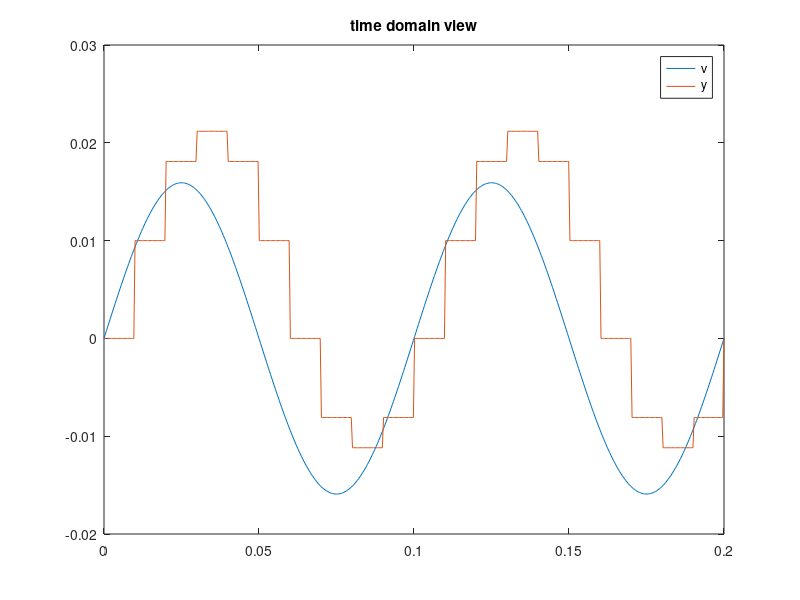
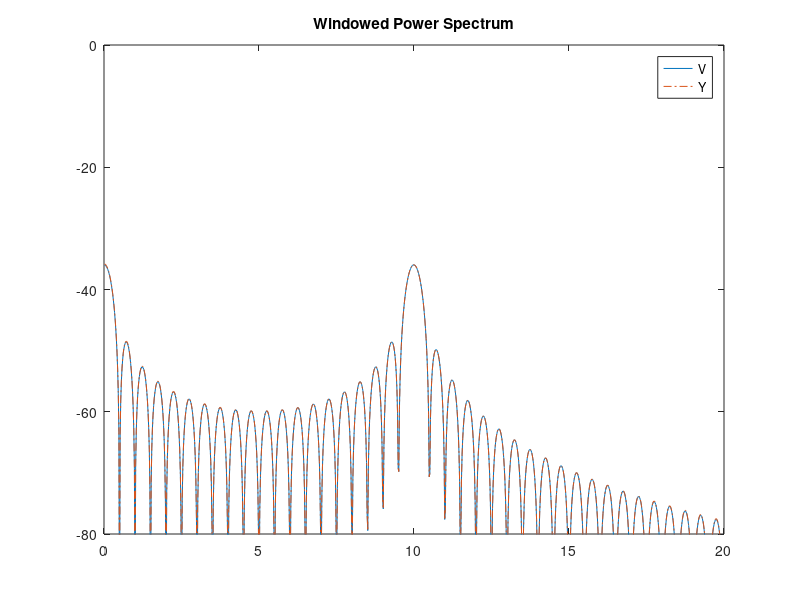
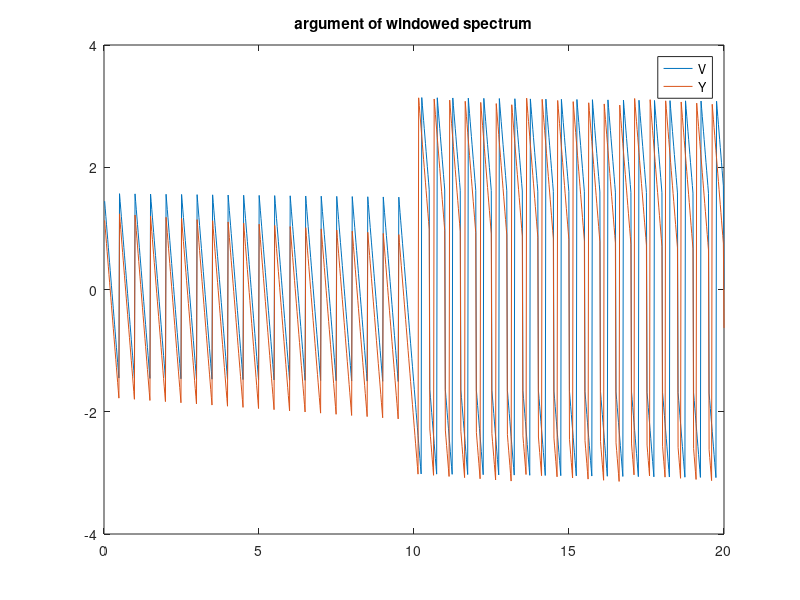
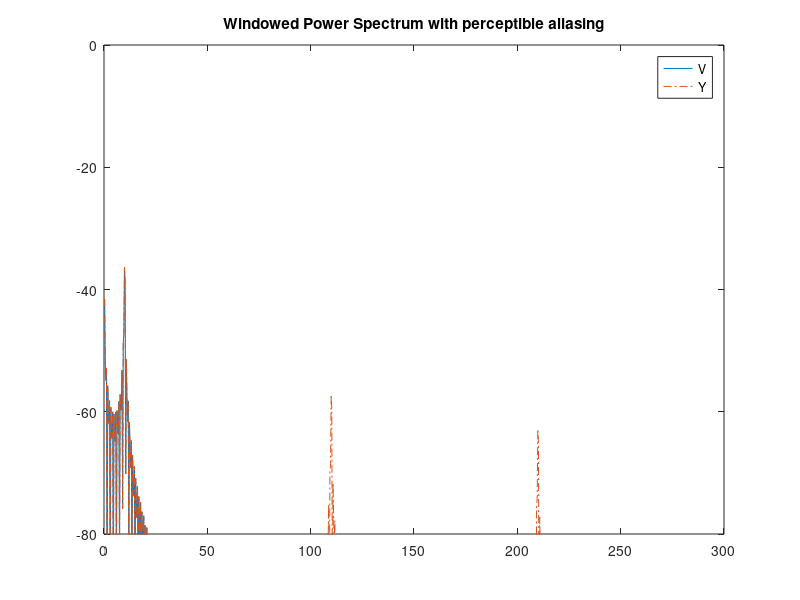

MATLAB code to generate these figures, in order:
% sampling period
gT_samp = 0.01;

% frequency of continuous wave [Hz]
g_f = 10;

% continous and discretized version of the integral function
v = @(t) (exp(1i*2*pi*g_f*t)-1)/(1i*2*pi*g_f);
y_d = @(n) gT_samp*(1-exp(1i*2*pi*g_f*gT_samp*n))/(1-exp(1i*2*pi*g_f*gT_samp));
y = @(t) y_d(floor(t/gT_samp));

ts = linspace(0,2/g_f,500);
figure(1);
plot(ts, real(v(ts)))
hold on
plot(ts, real(y(ts)))
legend('v','y')
title('time domain view')
hold off

%% Windowed Fourier Transform

% integration time
gN = 200; gT_int = gN*gT_samp;

% Windowed Fourier Transform of continuous and discretized wave
V = @(f) ((1-exp(-1i*2*pi*(f-g_f)*gT_int)) ./ (1i*2*pi*(f-g_f)) - (1-exp(-1i*2*pi*f*gT_int)) ./ (1i*2*pi*f)) ./ (1i*2*pi*g_f*gT_int);
Y = @(f) (1-exp(-1i*2*pi*f*gT_samp)) ./ (1-exp(1i*2*pi*g_f*gT_samp)) / gN ./ (1i*2*pi*f) .* ((1-exp(-1i*2*pi*f*gT_samp*gN)) ./ (1-exp(-1i*2*pi*f*gT_samp)) - (1-exp(-1i*2*pi*(f-g_f)*gT_samp*gN)) ./ (1-exp(-1i*2*pi*(f-g_f)*gT_samp)));

% power spectrum in the neighborhood `g_f`
fs = linspace(0,2*g_f,1000);
figure(2);
plot(fs, 20*log10(abs(V(fs))))
hold on
plot(fs, 20*log10(abs(Y(fs))), '-.')
ylim([-80,0])
legend('V','Y')
title('Windowed Power Spectrum')
hold off

% phase in the neighborhood `g_f`
figure(3)
plot(fs, angle(V(fs)))
hold on
plot(fs, angle(Y(fs)))
hold off
legend('V','Y')
title('argument of windowed spectrum')

% Observe aliasing
fs = linspace(0,3/gT_samp,1000);
figure(4);
plot(fs, 20*log10(abs(V(fs))))
hold on
plot(fs, 20*log10(abs(Y(fs))), '-.')
ylim([-80,0])
legend('V','Y')
title('Windowed Power Spectrum with perceptible aliasing')
hold off